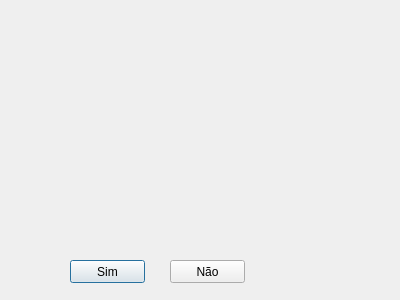
<?xml version="1.0" encoding="UTF-8"?>
<ui version="4.0">
 <class>tela_aviso_alterar_dados</class>
 <widget class="QDialog" name="tela_aviso_alterar_dados">
  <property name="geometry">
   <rect>
    <x>0</x>
    <y>0</y>
    <width>400</width>
    <height>300</height>
   </rect>
  </property>
  <property name="windowTitle">
   <string>Dialog</string>
  </property>
  <widget class="QPushButton" name="btn_sim">
   <property name="geometry">
    <rect>
     <x>70</x>
     <y>260</y>
     <width>75</width>
     <height>23</height>
    </rect>
   </property>
   <property name="text">
    <string>Sim</string>
   </property>
  </widget>
  <widget class="QPushButton" name="btn_nao">
   <property name="geometry">
    <rect>
     <x>170</x>
     <y>260</y>
     <width>75</width>
     <height>23</height>
    </rect>
   </property>
   <property name="text">
    <string>Não</string>
   </property>
  </widget>
 </widget>
 <resources/>
 <connections/>
</ui>
